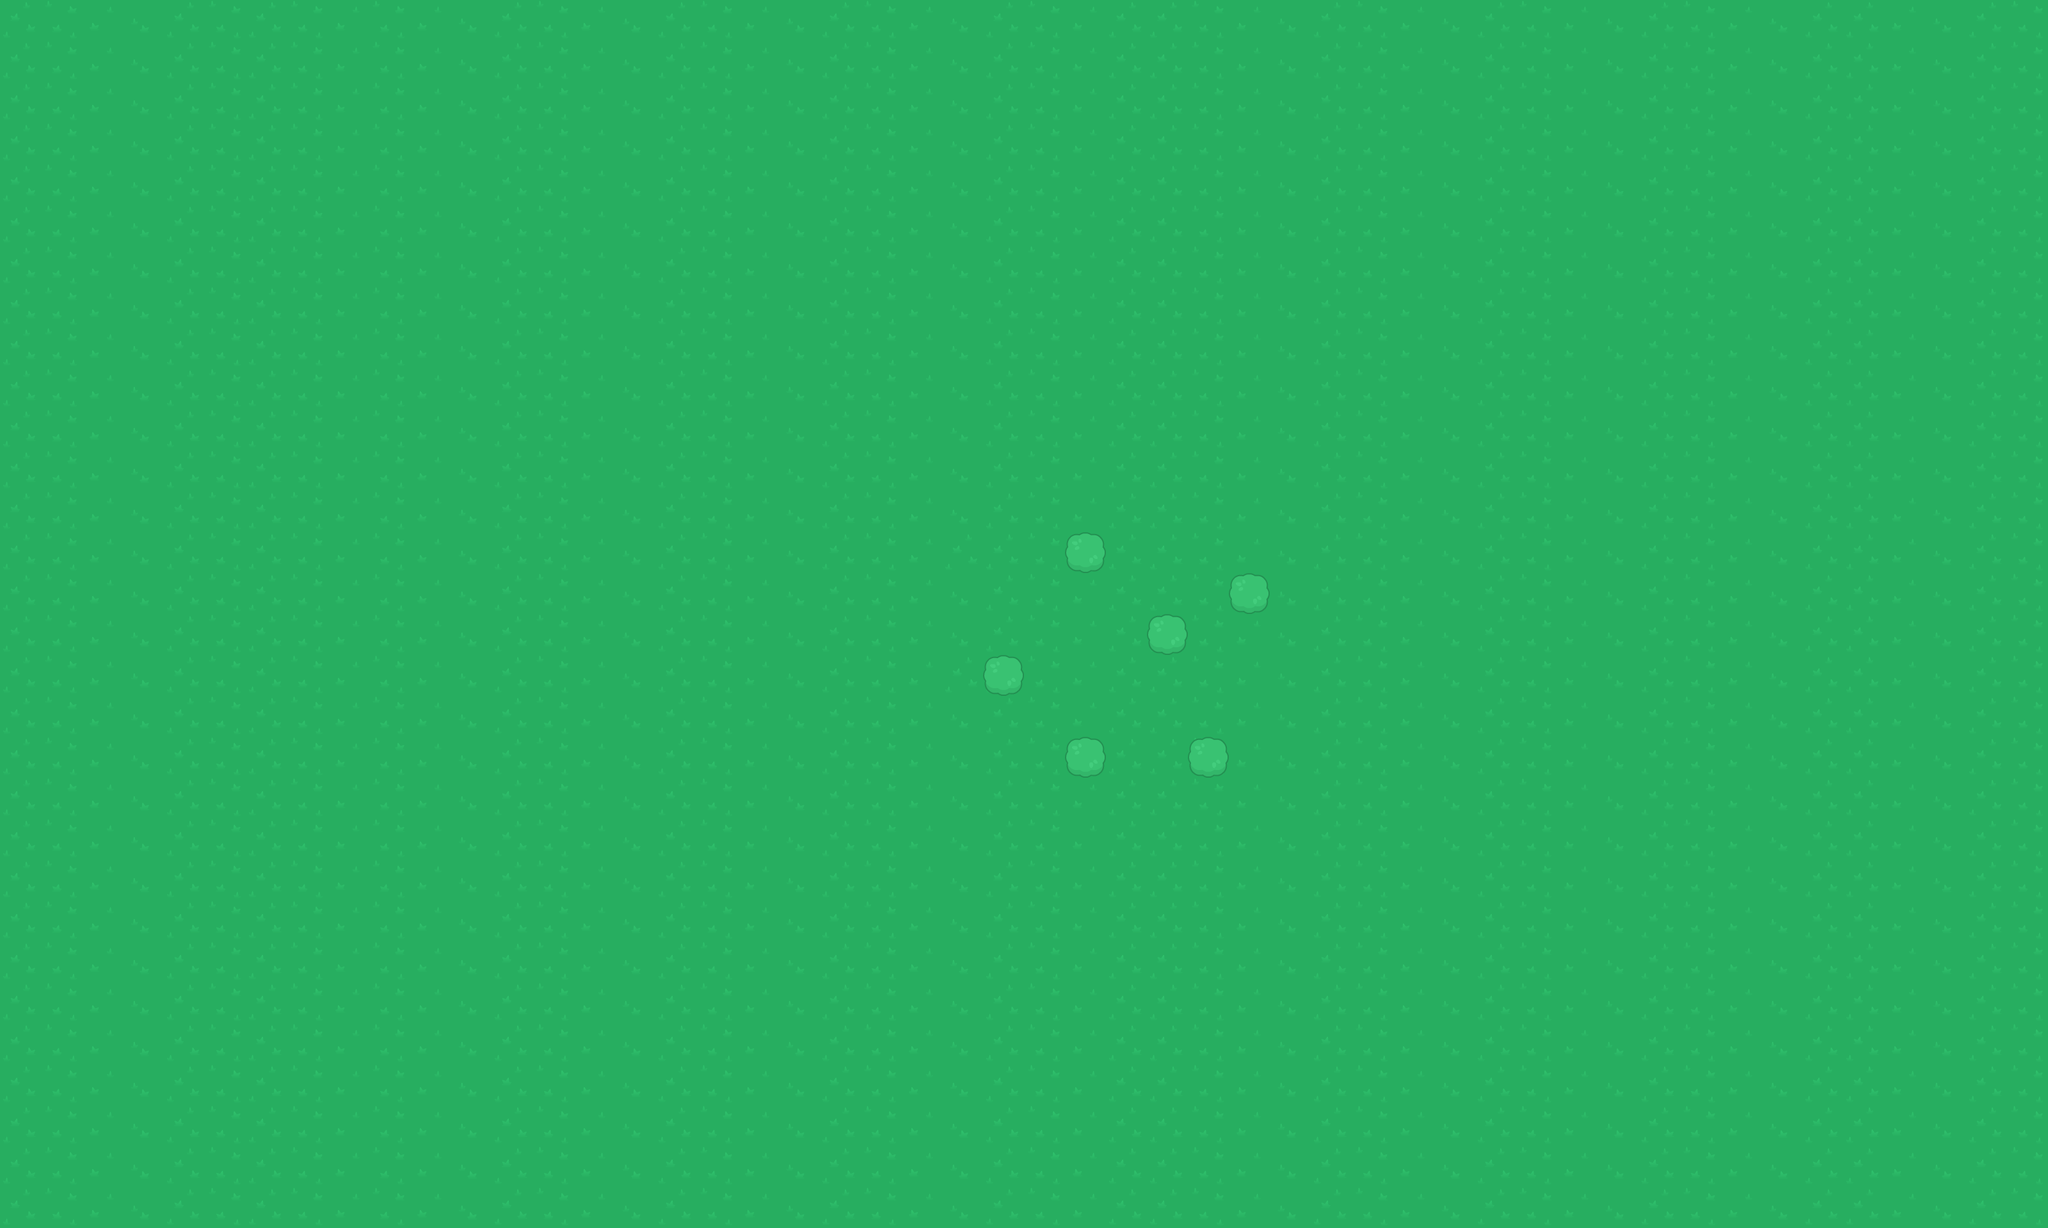

This is a level from a 2D game, rendered from its Tiled map with the project's own tilesets. A one-line summary and the complete map file follow:
An orthogonal 50x30 tile map with 64x64 px tiles, 2 tile layers (Ground, Trees).

<map version="1.0" orientation="orthogonal" renderorder="right-down" width="50" height="30" tilewidth="64" tileheight="64" nextobjectid="1">
 <tileset firstgid="1" name="Kenney Topdown Pack" tilewidth="64" tileheight="64" spacing="10" tilecount="540" columns="27">
  <image source="../img/spritesheet_tiles.png" trans="ff00ff" width="1988" height="1470" />
 </tileset>
 <layer name="Ground" width="50" height="30">
  <data encoding="csv">
1,2,3,4,1,2,1,2,3,2,3,4,1,2,3,4,1,2,3,4,1,2,3,4,1,2,3,1,1,2,3,4,1,2,3,4,1,2,3,4,1,2,3,4,1,1,3,4,1,2,
1,2,3,4,1,2,1,2,3,2,3,4,1,2,3,4,1,2,3,4,1,2,3,4,1,2,3,1,1,2,3,4,1,2,3,4,1,2,3,4,1,2,3,4,1,1,3,4,1,2,
1,2,3,4,1,2,1,2,3,2,3,4,1,2,3,4,1,2,3,4,1,2,3,4,1,2,3,1,1,2,3,4,1,2,3,4,1,2,3,4,1,2,3,4,1,1,3,4,1,2,
1,2,3,4,1,2,1,2,3,2,3,4,1,2,3,4,1,2,3,4,1,2,3,4,1,2,3,1,1,2,3,4,1,2,3,4,1,2,3,4,1,2,3,4,1,1,3,4,1,2,
1,2,3,4,1,2,1,2,3,2,3,4,1,2,3,4,1,2,3,4,1,2,3,4,1,2,3,1,1,2,3,4,1,2,3,4,1,2,3,4,1,2,3,4,1,1,3,4,1,2,
1,2,3,4,1,2,1,2,3,2,3,4,1,2,3,4,1,2,3,4,1,2,3,4,1,2,3,1,1,2,3,4,1,2,3,4,1,2,3,4,1,2,3,4,1,1,3,4,1,2,
1,2,3,4,1,2,1,2,3,2,3,4,1,2,3,4,1,2,3,4,1,2,3,4,1,2,3,1,1,2,3,4,1,2,3,4,1,2,3,4,1,2,3,4,1,1,3,4,1,2,
1,2,3,4,1,2,1,2,3,2,3,4,1,2,3,4,1,2,3,4,1,2,3,4,1,2,3,1,1,2,3,4,1,2,3,4,1,2,3,4,1,2,3,4,1,1,3,4,1,2,
1,2,3,4,1,2,1,2,3,2,3,4,1,2,3,4,1,2,3,4,1,2,3,4,1,2,3,1,1,2,3,4,1,2,3,4,1,2,3,4,1,2,3,4,1,1,3,4,1,2,
1,2,3,4,1,2,1,2,3,2,3,4,1,2,3,4,1,2,3,4,1,2,3,4,1,2,3,1,1,2,3,4,1,2,3,4,1,2,3,4,1,2,3,4,1,1,3,4,1,2,
1,2,3,4,1,2,1,2,3,2,3,4,1,2,3,4,1,2,3,4,1,2,3,4,1,2,3,1,1,2,3,4,1,2,3,4,1,2,3,4,1,2,3,4,1,1,3,4,1,2,
1,2,3,4,1,2,1,2,3,2,3,4,1,2,3,4,1,2,3,4,1,2,3,4,1,2,3,1,1,2,3,4,1,2,3,4,1,2,3,4,1,2,3,4,1,1,3,4,1,2,
1,2,3,4,1,2,1,2,3,2,3,4,1,2,3,4,1,2,3,4,1,2,3,4,1,2,3,1,1,2,3,4,1,2,3,4,1,2,3,4,1,2,3,4,1,1,3,4,1,2,
1,2,3,4,1,2,1,2,3,2,3,4,1,2,3,4,1,2,3,4,1,2,3,1,1,2,3,1,1,2,3,4,1,2,3,4,1,2,3,4,1,2,3,4,1,1,3,4,1,2,
1,2,3,4,1,2,1,2,3,2,3,4,1,2,3,4,1,2,3,4,1,2,3,4,1,2,3,1,1,2,3,4,1,2,3,4,1,2,3,4,1,2,3,4,1,1,3,4,1,2,
1,2,3,4,1,2,1,2,3,2,3,4,1,2,3,4,1,2,3,4,1,2,3,4,1,2,3,1,1,2,3,4,1,2,3,4,1,2,3,4,1,2,3,4,1,1,3,4,1,2,
1,2,3,4,1,2,1,2,3,2,3,4,1,2,3,4,1,2,3,4,1,2,3,1,1,2,3,1,1,2,3,4,1,2,3,4,1,2,3,4,1,2,3,4,1,1,3,4,1,2,
1,2,3,4,1,2,1,2,3,2,3,4,1,2,3,4,1,2,3,4,1,2,3,4,1,2,3,1,1,2,3,4,1,2,3,4,1,2,3,4,1,2,3,4,1,1,3,4,1,2,
1,2,3,4,1,2,1,2,3,2,3,4,1,2,3,4,1,2,3,4,1,2,3,4,1,2,3,1,1,2,3,4,1,2,3,4,1,2,3,4,1,2,3,4,1,1,3,4,1,2,
1,2,3,4,1,2,1,2,3,2,3,4,1,2,3,4,1,2,3,4,1,2,3,4,1,2,3,1,1,2,3,4,1,2,3,4,1,2,3,4,1,2,3,4,1,1,3,4,1,2,
1,2,3,4,1,2,1,2,3,2,3,4,1,2,3,4,1,2,3,4,1,2,3,4,1,2,3,1,1,2,3,4,1,2,3,4,1,2,3,4,1,2,3,4,1,1,3,4,1,2,
1,2,3,4,1,2,1,2,3,2,3,4,1,2,3,4,1,2,3,4,1,2,3,4,1,2,3,1,1,2,3,4,1,2,3,4,1,2,3,4,1,2,3,4,1,1,3,4,1,2,
1,2,3,4,1,2,1,2,3,2,3,4,1,2,3,4,1,2,3,4,1,2,3,4,1,2,3,1,1,2,3,4,1,2,3,4,1,2,3,4,1,2,3,4,1,1,3,4,1,2,
1,2,3,4,1,2,1,2,3,2,3,4,1,2,3,4,1,2,3,4,1,2,3,4,1,2,3,1,1,2,3,4,1,2,3,4,1,2,3,4,1,2,3,4,1,1,3,4,1,2,
1,2,3,4,1,2,1,2,3,2,3,4,1,2,3,4,1,2,3,4,1,2,3,4,1,2,3,1,1,2,3,4,1,2,3,4,1,2,3,4,1,2,3,4,1,1,3,4,1,2,
1,2,3,4,1,2,1,2,3,2,3,4,1,2,3,4,1,2,3,4,1,2,3,4,1,2,3,1,1,2,3,4,1,2,3,4,1,2,3,4,1,2,3,4,1,1,3,4,1,2,
1,2,3,4,1,2,1,2,3,2,3,4,1,2,3,4,1,2,3,4,1,2,3,4,1,2,3,1,1,2,3,4,1,2,3,4,1,2,3,4,1,2,3,4,1,1,3,4,1,2,
1,2,3,4,1,2,1,2,3,2,3,4,1,2,3,4,1,2,3,4,1,2,3,4,1,2,3,1,1,2,3,4,1,2,3,4,1,2,3,4,1,2,3,4,1,1,3,4,1,2,
1,2,3,4,1,2,1,2,3,2,3,4,1,2,3,4,1,2,3,4,1,2,3,4,1,2,3,1,1,2,3,4,1,2,3,4,1,2,3,4,1,2,3,4,1,1,3,4,1,2,
1,2,3,4,1,2,1,2,3,2,3,4,1,2,3,4,1,2,3,4,1,2,3,4,1,2,3,1,1,2,3,4,1,2,3,4,1,2,3,4,1,2,3,4,1,1,3,4,1,2
</data>
 </layer>
 <layer name="Trees" width="50" height="30">
  <data encoding="csv">
0,0,0,0,0,0,0,0,0,0,0,0,0,0,0,0,0,0,0,0,0,0,0,0,0,0,0,0,0,0,0,0,0,0,0,0,0,0,0,0,0,0,0,0,0,0,0,0,0,0,
0,0,0,0,0,0,0,0,0,0,0,0,0,0,0,0,0,0,0,0,0,0,0,0,0,0,0,0,0,0,0,0,0,0,0,0,0,0,0,0,0,0,0,0,0,0,0,0,0,0,
0,0,0,0,0,0,0,0,0,0,0,0,0,0,0,0,0,0,0,0,0,0,0,0,0,0,0,0,0,0,0,0,0,0,0,0,0,0,0,0,0,0,0,0,0,0,0,0,0,0,
0,0,0,0,0,0,0,0,0,0,0,0,0,0,0,0,0,0,0,0,0,0,0,0,0,0,0,0,0,0,0,0,0,0,0,0,0,0,0,0,0,0,0,0,0,0,0,0,0,0,
0,0,0,0,0,0,0,0,0,0,0,0,0,0,0,0,0,0,0,0,0,0,0,0,0,0,0,0,0,0,0,0,0,0,0,0,0,0,0,0,0,0,0,0,0,0,0,0,0,0,
0,0,0,0,0,0,0,0,0,0,0,0,0,0,0,0,0,0,0,0,0,0,0,0,0,0,0,0,0,0,0,0,0,0,0,0,0,0,0,0,0,0,0,0,0,0,0,0,0,0,
0,0,0,0,0,0,0,0,0,0,0,0,0,0,0,0,0,0,0,0,0,0,0,0,0,0,0,0,0,0,0,0,0,0,0,0,0,0,0,0,0,0,0,0,0,0,0,0,0,0,
0,0,0,0,0,0,0,0,0,0,0,0,0,0,0,0,0,0,0,0,0,0,0,0,0,0,0,0,0,0,0,0,0,0,0,0,0,0,0,0,0,0,0,0,0,0,0,0,0,0,
0,0,0,0,0,0,0,0,0,0,0,0,0,0,0,0,0,0,0,0,0,0,0,0,0,0,0,0,0,0,0,0,0,0,0,0,0,0,0,0,0,0,0,0,0,0,0,0,0,0,
0,0,0,0,0,0,0,0,0,0,0,0,0,0,0,0,0,0,0,0,0,0,0,0,0,0,0,0,0,0,0,0,0,0,0,0,0,0,0,0,0,0,0,0,0,0,0,0,0,0,
0,0,0,0,0,0,0,0,0,0,0,0,0,0,0,0,0,0,0,0,0,0,0,0,0,0,0,0,0,0,0,0,0,0,0,0,0,0,0,0,0,0,0,0,0,0,0,0,0,0,
0,0,0,0,0,0,0,0,0,0,0,0,0,0,0,0,0,0,0,0,0,0,0,0,0,0,0,0,0,0,0,0,0,0,0,0,0,0,0,0,0,0,0,0,0,0,0,0,0,0,
0,0,0,0,0,0,0,0,0,0,0,0,0,0,0,0,0,0,0,0,0,0,0,0,0,0,0,0,0,0,0,0,0,0,0,0,0,0,0,0,0,0,0,0,0,0,0,0,0,0,
0,0,0,0,0,0,0,0,0,0,0,0,0,0,0,0,0,0,0,0,0,0,0,0,0,0,183,0,0,0,0,0,0,0,0,0,0,0,0,0,0,0,0,0,0,0,0,0,0,0,
0,0,0,0,0,0,0,0,0,0,0,0,0,0,0,0,0,0,0,0,0,0,0,0,0,0,0,0,0,0,183,0,0,0,0,0,0,0,0,0,0,0,0,0,0,0,0,0,0,0,
0,0,0,0,0,0,0,0,0,0,0,0,0,0,0,0,0,0,0,0,0,0,0,0,0,0,0,0,183,0,0,0,0,0,0,0,0,0,0,0,0,0,0,0,0,0,0,0,0,0,
0,0,0,0,0,0,0,0,0,0,0,0,0,0,0,0,0,0,0,0,0,0,0,0,183,0,0,0,0,0,0,0,0,0,0,0,0,0,0,0,0,0,0,0,0,0,0,0,0,0,
0,0,0,0,0,0,0,0,0,0,0,0,0,0,0,0,0,0,0,0,0,0,0,0,0,0,0,0,0,0,0,0,0,0,0,0,0,0,0,0,0,0,0,0,0,0,0,0,0,0,
0,0,0,0,0,0,0,0,0,0,0,0,0,0,0,0,0,0,0,0,0,0,0,0,0,0,183,0,0,183,0,0,0,0,0,0,0,0,0,0,0,0,0,0,0,0,0,0,0,0,
0,0,0,0,0,0,0,0,0,0,0,0,0,0,0,0,0,0,0,0,0,0,0,0,0,0,0,0,0,0,0,0,0,0,0,0,0,0,0,0,0,0,0,0,0,0,0,0,0,0,
0,0,0,0,0,0,0,0,0,0,0,0,0,0,0,0,0,0,0,0,0,0,0,0,0,0,0,0,0,0,0,0,0,0,0,0,0,0,0,0,0,0,0,0,0,0,0,0,0,0,
0,0,0,0,0,0,0,0,0,0,0,0,0,0,0,0,0,0,0,0,0,0,0,0,0,0,0,0,0,0,0,0,0,0,0,0,0,0,0,0,0,0,0,0,0,0,0,0,0,0,
0,0,0,0,0,0,0,0,0,0,0,0,0,0,0,0,0,0,0,0,0,0,0,0,0,0,0,0,0,0,0,0,0,0,0,0,0,0,0,0,0,0,0,0,0,0,0,0,0,0,
0,0,0,0,0,0,0,0,0,0,0,0,0,0,0,0,0,0,0,0,0,0,0,0,0,0,0,0,0,0,0,0,0,0,0,0,0,0,0,0,0,0,0,0,0,0,0,0,0,0,
0,0,0,0,0,0,0,0,0,0,0,0,0,0,0,0,0,0,0,0,0,0,0,0,0,0,0,0,0,0,0,0,0,0,0,0,0,0,0,0,0,0,0,0,0,0,0,0,0,0,
0,0,0,0,0,0,0,0,0,0,0,0,0,0,0,0,0,0,0,0,0,0,0,0,0,0,0,0,0,0,0,0,0,0,0,0,0,0,0,0,0,0,0,0,0,0,0,0,0,0,
0,0,0,0,0,0,0,0,0,0,0,0,0,0,0,0,0,0,0,0,0,0,0,0,0,0,0,0,0,0,0,0,0,0,0,0,0,0,0,0,0,0,0,0,0,0,0,0,0,0,
0,0,0,0,0,0,0,0,0,0,0,0,0,0,0,0,0,0,0,0,0,0,0,0,0,0,0,0,0,0,0,0,0,0,0,0,0,0,0,0,0,0,0,0,0,0,0,0,0,0,
0,0,0,0,0,0,0,0,0,0,0,0,0,0,0,0,0,0,0,0,0,0,0,0,0,0,0,0,0,0,0,0,0,0,0,0,0,0,0,0,0,0,0,0,0,0,0,0,0,0,
0,0,0,0,0,0,0,0,0,0,0,0,0,0,0,0,0,0,0,0,0,0,0,0,0,0,0,0,0,0,0,0,0,0,0,0,0,0,0,0,0,0,0,0,0,0,0,0,0,0
</data>
 </layer>
</map>
